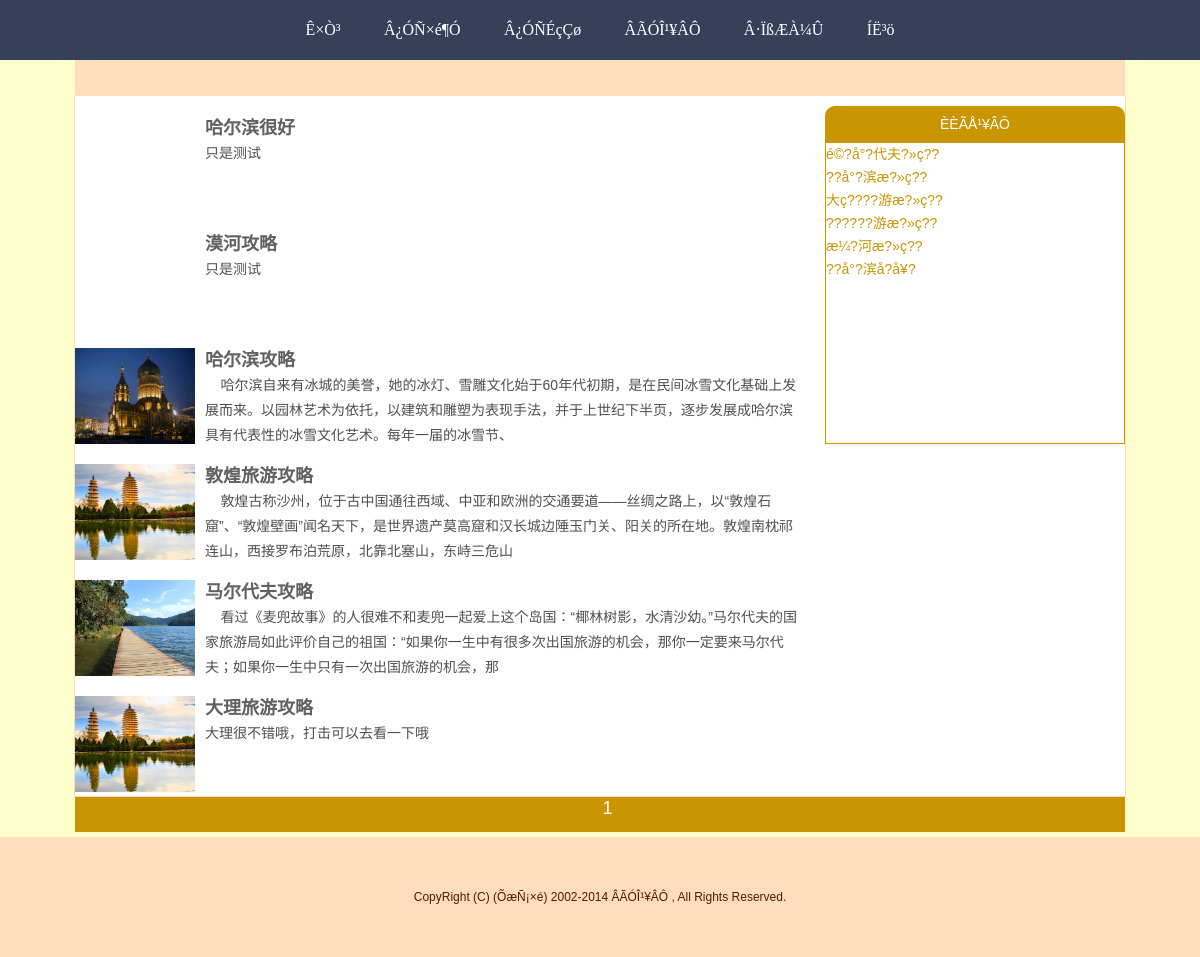
/gonglv/index.php, run on the app's committed database.
### tables this page shows
CREATE TABLE IF NOT EXISTS `xwmi_news` (
  `id` int(11) NOT NULL AUTO_INCREMENT,
  `pv` int(11) DEFAULT '0',
  `title` varchar(255) DEFAULT NULL,
  `keywords` varchar(255) DEFAULT NULL,
  `description` varchar(255) DEFAULT NULL,
  `content` varchar(5000) DEFAULT NULL,
  `jianjie` varchar(1000) DEFAULT NULL,
  `datetime` datetime DEFAULT NULL,
  `editor` varchar(255) DEFAULT 'Admin',
  `laiyuan` varchar(255) DEFAULT '本站',
  `bianji` varchar(255) DEFAULT NULL,
  `images` varchar(300) DEFAULT NULL,
  PRIMARY KEY (`id`)
);

### gonglv/index.php (the view, shortened to what this page needs)
<!DOCTYPE html PUBLIC "-//W3C//DTD XHTML 1.0 Transitional//EN" "http://www.w3.org/TR/xhtml1/DTD/xhtml1-transitional.dtd">
<html xmlns="http://www.w3.org/1999/xhtml">
<head>
<?php
require_once("config.php");
$m="6";
$numsql = "select * from xwmi_news";
$numery = mysql_query($numsql,$config);
$lognum = mysql_num_rows($numery);
$zy = (int)(($lognum-1)/$m)+1;
isset($_GET['page'])?$page=$_GET['page']:$page="1";
$one = (int)($page-1)*$m;
$syssql = "select * from xwmi_news order by id desc limit $one,$m ";
$sysery = mysql_query($syssql,$config);
?>
<link href="style/home.css" rel="stylesheet" type="text/css" />
<link href="images/style1.css" rel="stylesheet" type="text/css" />
<ul id="nav">
    <li><a href="../index.php">Ê×Ò³</a></li>
    <li><a href="../partner.php">Â¿ÓÑ×é¶Ó</a></li>
    <li><a href="../rocboss/index.php">Â¿ÓÑÉçÇø</a></li>
    <li><a href="../gonglv/index.php">ÂÃÓÎ¹¥ÂÔ</a></li>
    <li><a href="../in.php">Â·ÏßÆÀ¼Û</a></li>
    <li><a href="../logout.php">ÍË³ö</a></li>
</ul>
<div id="menu"></div>
<div id="main">
<div id="left">
<?php
while($new = mysql_fetch_array($sysery))
{
echo '<div class="l">';
if($new['images']!=null)
{
    echo "<img src=$new[images] border=0 width=120 height=96 title=$new[title] ËõÂÔÍ¼ />";
}
echo '</div>';
echo '<div class="r">';
echo '<span class="title"><strong><a href=news/?'.$new['id'].".html>";
echo $new['title'];
echo '</a></strong></span><br />';
echo $new['jianjie'];
echo '</div>';
}
?>
</div>
<div id="right">
<div class="m">ÈÈÃÅ¹¥ÂÔ</div>
<div class="mt">
<ul>
<?php
$pvsql = "select * from xwmi_news order by pv desc limit 0,8";
$pvs = mysql_query($pvsql,$config);
while($pv = mysql_fetch_array($pvs))
{
    echo "<li><a href=news/?";
    echo $pv['id'];
    echo ".html>";
    $t = mb_substr($pv['title'],0,15,'GB2312');
    echo $t;
    echo "</a></li>";
}?>
</ul></div>
</div>
</div>
<div id="fanye">
<ul>
<?php
    for($i=$page;$i<=$zy;$i++)
    {
    echo "<li>";
    echo "<a href=?page=$i>";
    echo $i;
    echo "</a></li>";
    }
?>
</ul>
</div>
<div id="bottom">
CopyRight (C) (ÕæÑ¡×é) 2002-2014 ÂÃÓÎ¹¥ÂÔ , All Rights Reserved.
</div>

### gonglv/style/home.css (style rules this page uses)
#menu { width:1050px; height:35px; margin-left:auto; margin-right:auto; background-color: #FFDDBB; }
#main { width:1050px; height:700px; margin-left:auto; margin-right:auto; border:1px solid #FFDDBB; background-color: #FFFFFF; }
#main #left { width:730px; height:700px; float:left; }
#main #left .l { margin-top:20px; width:120px; height:96px; float:left; background-image:url("../images/xwmi.png"); }
#main #left .r { margin-top:20px; text-align: left; width:600px; height:96px; color: #505050; font-size: 14px; float:right; line-height: 25px; }
#main #left .r .title a { font-size:18px; color: #616161; text-decoration:none; }
#main #right { width:300px; height:700px; float:right; }
#main #right .m { margin-top:10px; text-align:center; line-height: 36px; font-size:14px; color: #FFFFFF; width:300px; height:36px; background-image:url("../images/m.png"); }
#main #right ul li { list-style: none; }
#main #right .mt { width:298px; text-align: left; height:300px; border:1px solid #C99600; line-height: 25px; }
#main #right .mt a { font-size: 14px; color: #C99600; text-decoration:none; }
#fanye { width:1050px; height:35px; background-color:#C99600; margin-left:auto; margin-right:auto; line-height: 35px; }
#fanye a { text-decoration:none; color: #FFFFFF; font-size:18px; }
#fanye ul li { list-style: none; display: inline; margin-left:15px; height:10px; }
#bottom { line-height: 120px; color: #511B00; margin-top:5px; width:100%; height:120px; background-color:#FFDDBB; }

### gonglv/images/style1.css (style rules this page uses)
body, div, ul, li { margin:0; padding:0;font-style: normal;font:12px/22px "\5B8B\4F53",Arial, Helvetica, sans-serif }
ol, ul ,li { list-style:none }
img { border: 0; vertical-align:middle }
a { color:#000000;text-decoration:none }
ul#nav { width:100%; height:60px; background:#354059;margin:0 auto }
ul#nav li { display:inline; height:60px }
ul#nav li a { display:inline-block; padding:0 20px; height:60px; line-height:60px; color:#FFF; font-family:"\5FAE\8F6F\96C5\9ED1"; font-size:16px }

### data on the page
xwmi_news: title "哈尔滨很好", jianjie "只是测试", title "??å°?滨å?å¥?"
xwmi_news: title "漠河攻略", jianjie "只是测试", title "æ¼?河æ?»ç??"
xwmi_news: images (picture), title "哈尔滨攻略", jianjie "哈尔滨自来有冰城的美誉，她的冰灯、雪雕文化始于60年代初期，是在民间冰雪文化基础上发展而来。以园林艺术为依托，以建筑和雕塑为表现手法，并于上世纪下半页，逐步发展成哈尔滨具有代表性的冰雪文化艺术。每年一届的冰雪节、", title "??å°?滨æ?»ç??"
xwmi_news: images (picture), title "敦煌旅游攻略", jianjie "敦煌古称沙州，位于古中国通往西域、中亚和欧洲的交通要道——丝绸之路上，以“敦煌石窟”、“敦煌壁画”闻名天下，是世界遗产莫高窟和汉长城边陲玉门关、阳关的所在地。敦煌南枕祁连山，西接罗布泊荒原，北靠北塞山，东峙三危山", title "??????游æ?»ç??"
xwmi_news: images (picture), title "马尔代夫攻略", jianjie "看过《麦兜故事》的人很难不和麦兜一起爱上这个岛国：“椰林树影，水清沙幼。”马尔代夫的国家旅游局如此评价自己的祖国：“如果你一生中有很多次出国旅游的机会，那你一定要来马尔代夫；如果你一生中只有一次出国旅游的机会，那", title "é©?å°?代夫?»ç??"
xwmi_news: images (picture), title "大理旅游攻略", jianjie "大理很不错哦，打击可以去看一下哦", title "大ç????游æ?»ç??"
